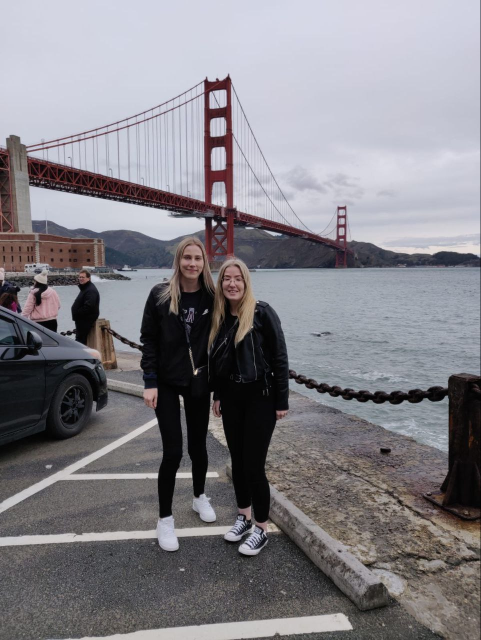
%> input picture Laskarit osa 3/kuvat input/golden_gate.jpg, 961 x 1280 px (shown at 1/2 size)
$ octave laskarit3.m   (GNU Octave 9; MATLAB toolbox functions it lacks are replaced by stand-ins)
%> lines starting %> are read from the running program, lines starting %| are printed output that depends on the picture
%% Laskarit osa 3
% Valokuvan matematiikka 2023
% Elli Kiiski
%
% Tämä skripti löytyy osoitteesta
% https://github.com/ellikiiski/Valokuvan-matematiikka-2023/tree/main/Laskarit%20osa%203
%
% KOMMENTTI: tehtävänannoissa olisi parantamisen varaa,
% aika monesti en vielä tehtävää tehtyänikään ole varma
% ns. vastasinko kysymykseen
% JA erityisesti jos pitää ladata noita toolboxeja se
% olisi kiva tiedottaa tehtävän alussa

close all;
clear all;

%% TEHTÄVÄ 1

% A
% luodaan shakkilauta
N = 256;
black = zeros(N/8);
white = ones(N/8);
odd_row = [white, black, white, black, white, black, white, black];
even_row = [black, white, black, white, black, white, black, white];
cboard = [odd_row; even_row; odd_row; even_row;
    odd_row; even_row; odd_row; even_row];

% B & D
% lisätään kohinaa
% teen nyt samalla molemmat kohinakuvat
% (näemmä for-luupin käyttö tuli selkärangasta,
% vaikka varmasti nopeemmin olisi tullut muuten)
cboard_n1 = cboard;
cboard_n2 = cboard;
for i = 1:256
    for j = 1:256
        cboard_n1(i,j) = 0.01*randn+cboard_n1(i,j);
        cboard_n2(i,j) = 0.2*randn+cboard_n2(i,j);
    end
end
% tsekataan kuvat vierekkäin
subplot(1,3,1)
imshow(cboard)
subplot(1,3,2)
imshow(cboard_n1)
subplot(1,3,3)
imshow(cboard_n2)
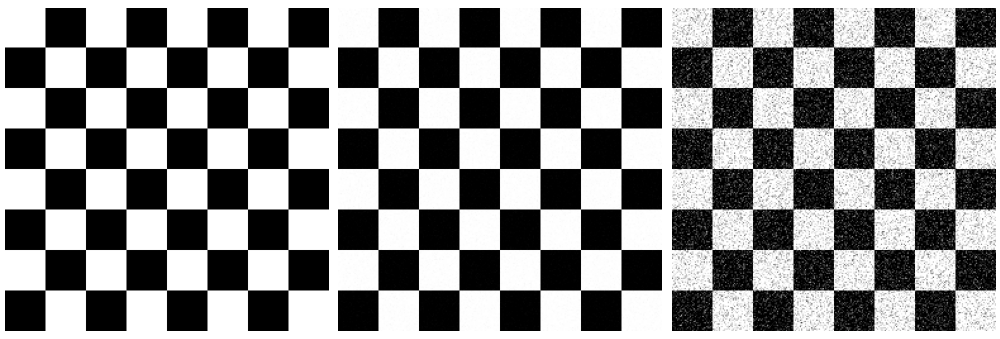
%> figure redrawn from the program's plot data, 3 panels

% C & E
% verrataan suoraan kaikkia histogrammeja
edges = 0:0.001:1;
figure
subplot(1,3,1)
histogram(cboard,edges);
subplot(1,3,2)
histogram(cboard_n1,edges);
subplot(1,3,3)
histogram(cboard_n2,edges);
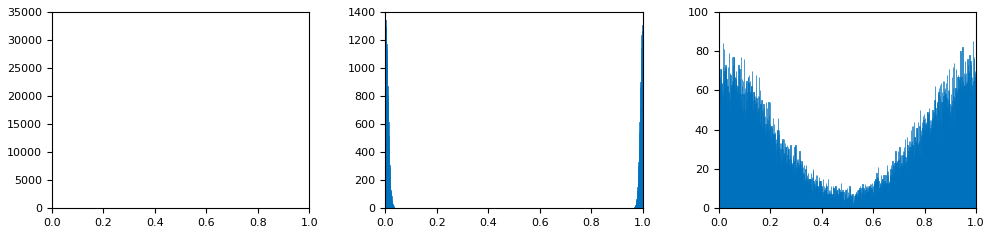
%> figure redrawn from the program's plot data, 3 panels; panel 1: tallest bar 32768 high, from x = 0 to 0.001; panel 2: tallest bar 1343 high, from x = 0 to 0.001; panel 3: tallest bar 85 high, from x = 0.989 to 0.99
% huomataan kuinka paljon enemmän arvot vaihtelee kun kohinaa on enemmän

%% TEHTÄVÄ 2

% A, D & E
% käytetään samaa shakkilautaa ja simuloidaan nyt poisson-kohinaa
cboard_p1 = cboard;
cboard_n3 = cboard;
cboard_p2 = cboard;
cboard_n4 = cboard;
for i = 1:256
    for j = 1:256
        cboard_p1(i,j) = poissrnd(100)+cboard_p1(i,j);
        cboard_n3(i,j) = 100*randn+100+cboard_n3(i,j);
        cboard_p2(i,j) = poissrnd(10000)+cboard_p2(i,j);
        cboard_n4(i,j) = 10000*randn+10000+cboard_n4(i,j);
    end
end
% normalisoin nyt nämä kuvat koska muuten näkyy pelkkää valkoista...
% varmaan tein jotain väärin jo mutta koitetaan onnea
cboard_p1 = rescale(cboard_p1);
cboard_n3 = rescale(cboard_n3);
cboard_p2 = rescale(cboard_p2);
cboard_n4 = rescale(cboard_n4);

% B, D & E
% lasketaan kekihajonnat
std(cboard_p1)
std(cboard_n3)

% C, D & E
% katsellaan kohinallisia shakkilautoja
figure
subplot(2,2,1)
imshow(cboard_p1)
title('Poisson \lambda = 100')
subplot(2,2,2)
imshow(cboard_p2)
title('Poisson \lambda = 10000')
subplot(2,2,3)
imshow(cboard_n3)
title('Gaussian \mu = 100, \sigma = 100')
subplot(2,2,4)
imshow(cboard_n4)
title('Gaussian \mu = 10000, \sigma = 10000')
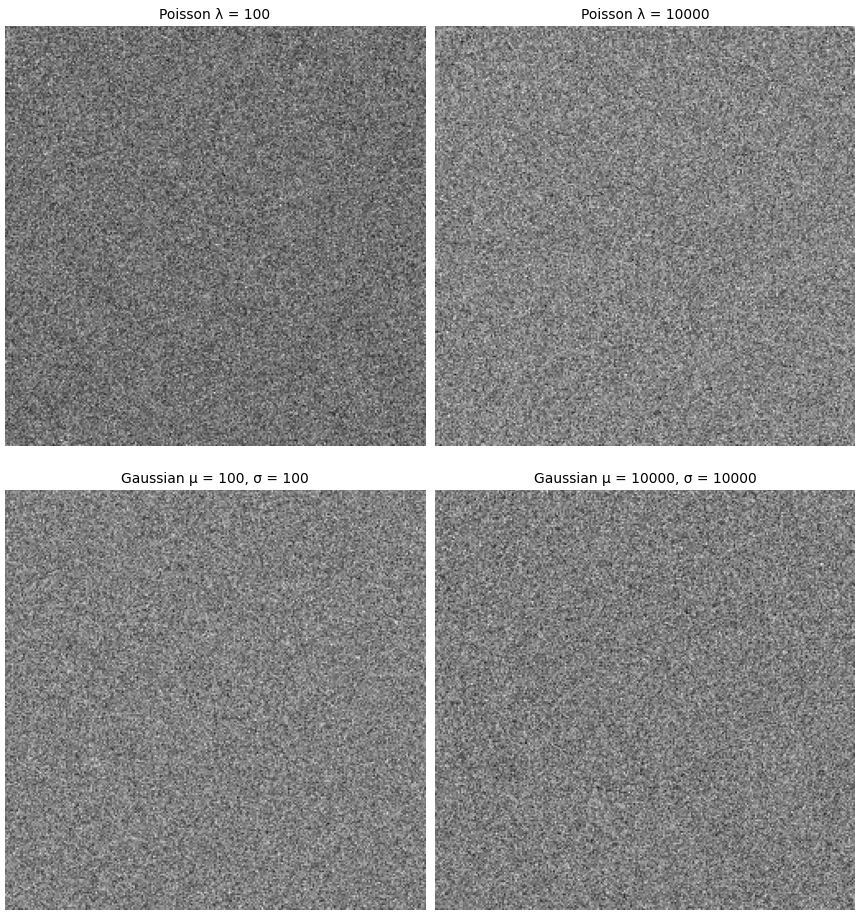
%> figure redrawn from the program's plot data, 4 panels
% katsellaan histogrammeja
figure
subplot(1,4,1)
histogram(cboard_p1,edges);
title('Poisson \lambda = 100')
subplot(1,4,2)
histogram(cboard_p2,edges);
title('Poisson \lambda = 10000')
subplot(1,4,3)
histogram(cboard_n3,edges);
title('Gaussian \mu = 100, \sigma = 100')
subplot(1,4,4)
histogram(cboard_n4,edges);
title('Gaussian \mu = 10000, \sigma = 10000')
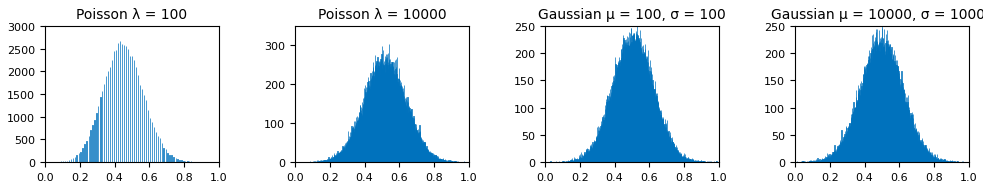
%> figure redrawn from the program's plot data, 4 panels; panel 1: tallest bar 2659 high, from x = 0.431 to 0.432; panel 2: tallest bar 304 high, from x = 0.538 to 0.539; panel 3: tallest bar 250 high, from x = 0.529 to 0.53; panel 4: tallest bar 250 high, from x = 0.499 to 0.5
% saadaan hienot kellokäyrät kaikista kohinoista
% ekassa tosin kaikki arvot eivät ole edustettuna
% en viisti alkaa tekemään syvempää analyysiä
% kun ei ole hajuakaan teinkö edes oikein :D

%% TEHTÄVÄ 3
% tämän ajaminen vie jonkin verran aikaa

% A
% luodaan blurrausmatriisi
msize = 3;
kernel = ones(msize)/msize^2;
% ladataan ja blurrataan kuva
im = imread('kuvat input/golden_gate.jpg');
%> im is the input picture: size 1280x961x3 uint8; mean R, G, B 130.8, 128.7, 134.4
im = rescale(im);
%> im: size 1280x961x3 double
im_blurr = convn(im,kernel,'same');
im_blurr = rescale(im_blurr);
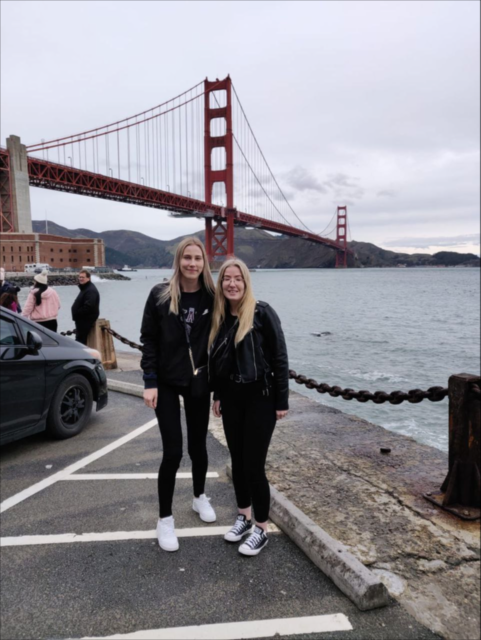
%> im_blurr: size 1280x961x3 double (shown at 1/2 size); mean R, G, B 0.561, 0.552, 0.576
% koitetaan terävöitystä isolla ja pienellä arvolla amount
amount1 = 100;
amount2 = 0.1;
im_sharp1 = im+im_blurr*amount1;
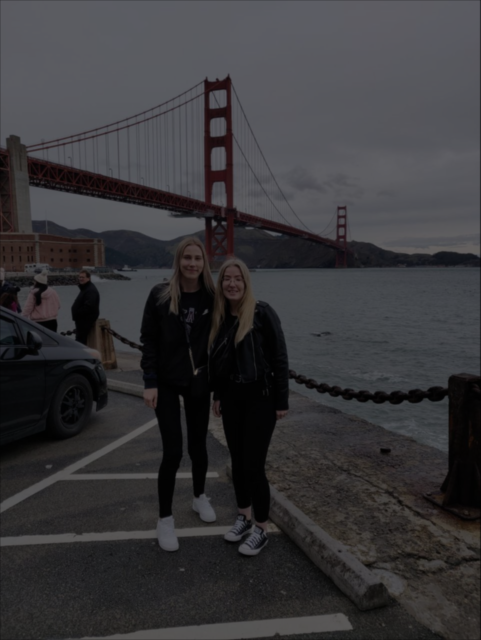
%> im_sharp1: size 1280x961x3 double (shown at 1/2 size); mean R, G, B 56.6, 55.7, 58.2
im_sharp1 = rescale(im_sharp1);
im_sharp2 = im+im_blurr*amount2;
im_sharp2 = rescale(im_sharp2);
% tarkastellaan eroja
figure
subplot(1,2,1)
imshow(im_sharp1)
title('amount = 100')
subplot(1,2,2)
imshow(im_sharp2)
title('amount = 0.1')
% huomataan, että arvolla alle 1 saadaan terävän näköinen kuva

% B
% epäblurrataan blurrattu kuva samaan tapaan ensin blurraamalla sitä lisää
im_doulbe_blurr = convn(im_blurr,kernel,'same');
im_doulbe_blurr = rescale(im_doulbe_blurr);
% käytetään pienempää amount arvoa tarkennukseen
im_back_to_og = im_blurr+im_doulbe_blurr*amount2;
im_back_to_og = rescale(im_back_to_og);
% ei musta kyllä tullut kovin tarkka...

% C
% koitetaan dekonvoluutiota
%> (the run ends here)
